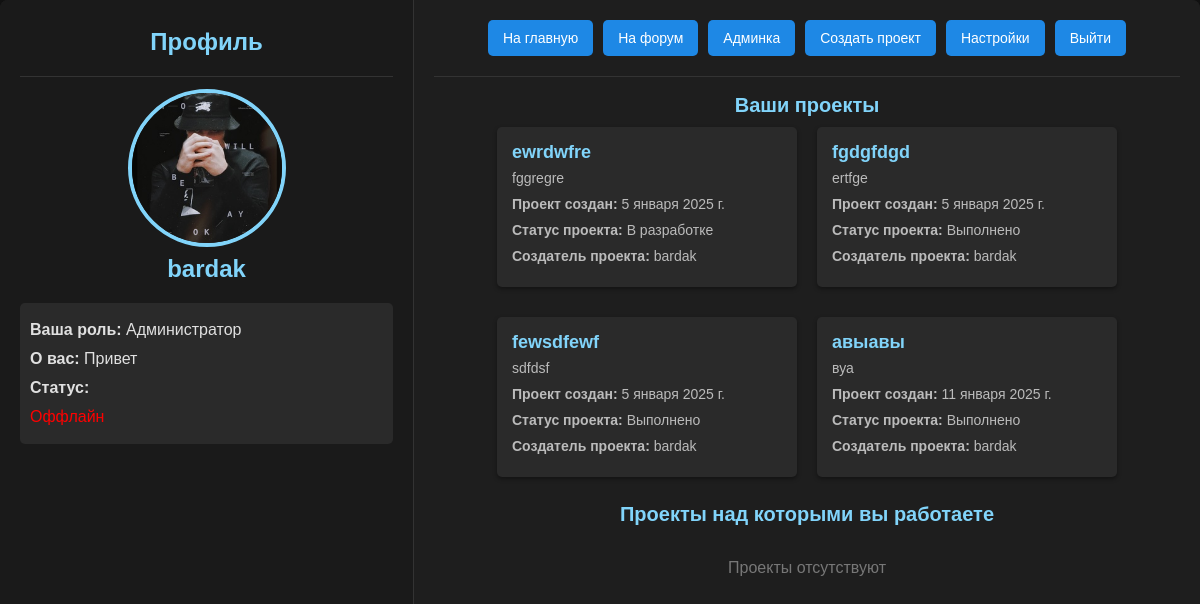
The app's page /profile/ (signed in), older data.
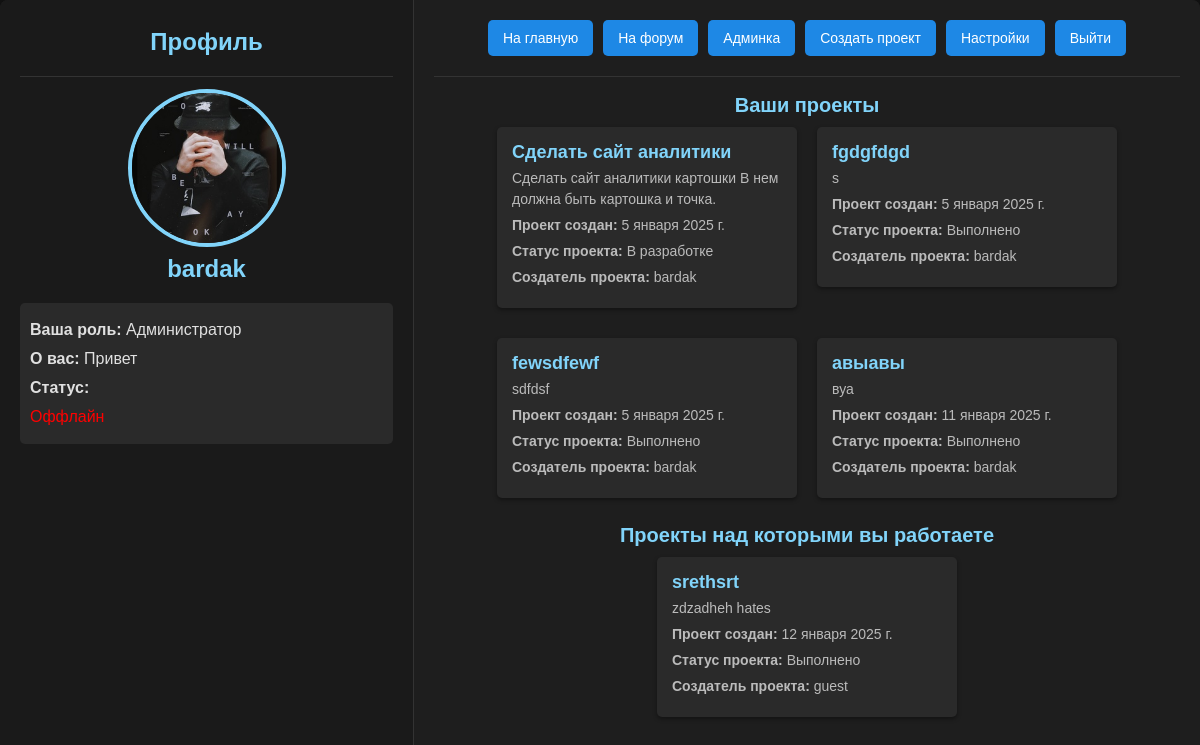
The same page, newer data.
### scp/models.py (models this page shows, shortened)
class Profile(models.Model):
    puser = models.OneToOneField(User, on_delete=models.CASCADE, related_name='profile', unique=True)
    bio = models.TextField(blank=True, null=True)
    avatar = models.ImageField(upload_to='./profile_avatars/', blank=True, null=True)
    role = models.CharField(max_length=50, blank=True, choices=Role.ROLE_CHOICES, default='Исполнитель')
    account = models.BooleanField(default=False)  # Это поле отвечает за статус пользователя
    status = models.CharField(max_length=50, choices=Status.BLACKLIST_CHOICES, default='Не заблокирован')

class Project(models.Model):
    title = models.CharField(max_length=100, verbose_name='Название проекта')
    description = models.TextField(verbose_name='Описание проекта')
    code = models.TextField(blank=True, null=True)
    language = models.CharField(max_length=50, choices=Language.LANGUAGE_CHOICES, verbose_name='Язык программирования',default='Не указан')
    status = models.CharField(max_length=50,choices=Status.STATUS_CHOICES, verbose_name="Статус",default='Ожидает')
    owner = models.ForeignKey(User, on_delete=models.CASCADE,related_name='p_owner')
    participants = models.ManyToManyField(User, blank=True, related_name='p_participants')
    created_at = models.DateField(auto_now_add=True)
    files = models.FileField(upload_to='user_file/', blank=True, null=True)

### scp/views.py (the view)
# urls.py: path('profile/', views.profile, name='profile'), # Профиль
@login_required
def profile(request):
    profiles = get_object_or_404(Profile, puser = request.user)
    projects = Project.objects.filter(owner = request.user)
    memberprojects = Project.objects.filter(participants = request.user)
    return render(request, 'scp/profile.html', {'profile':profiles, 'projects':projects, "memberprojects":memberprojects})

### scp/templates/scp/profile.html (shortened to what this page needs)
{% load static %}
<!DOCTYPE html>
<html lang="ru">
<head>
    <link href="{% static 'scp/css/profile.css' %}" rel="stylesheet"/>
</head>
<body>
    <div class="container">
        <div class="left-container">
            <h1>Профиль</h1>
            <hr>
            {% if user.profile.avatar %}
                <div class="avatar-container">
                    <img src="{{ profile.avatar.url }}" alt="Profile Image" class="avatar"/>
                </div>
            {% else %}
                <p class="no-avatar">Нет загруженной аватарки.</p>
            {% endif %}
            <h1>{{ profile.puser }}</h1>
                <div class="profile-info">
                    <p><strong>Ваша роль:</strong> {{ profile.role }}</p>
                {% if profile.bio %}
                    <p><strong>О вас:</strong> {{ profile.bio }}</p>
                {% else %}
                    <p><strong>О вас:</strong> Данные не указаны</p>
                {% endif %}
                <p id="status"><strong>Статус:</strong></p>
                    {% if profile.account %}
                        <p style="color: green;">Онлайн</p>
                    {% else %}
                        <p style="color: red;"> Оффлайн</p>
                    {% endif %}
            </div>
        </div>
        <div class="right-container">
            <div class="button-form">
                <form method="post" action="{% url 'home' %}">
                    <button type="submit">На главную</button>
                </form>
                <form method="post" action="{% url 'forum' %}">
                    <button type="submit">На форум</button>
                </form>
                {% if profile.role == "Администратор" %}
                    <form method="post" action="{% url 'profiles'%}">
                        <button type="submit">Aдминка</button>
                    </form>
                {% else %}
                    <form method="post" action="{% url 'profiles' %}">
                        {% csrf_token %}
                        <button type="submit">Участники</button>
                    </form>
                {% endif %}
                <form method="post" action="{% url 'add_project' %}">
                    <button type="submit">Создать проект</button>
                </form>
                <form method="get" action="{% url 'profile_settings' %}">
                    <button type="submit">Настройки</button>
                </form>
                <form method="post" action="{% url 'logout_view' %}">
                    <button type="submit">Выйти</button>
                </form>
            </div>
            <hr>
            <div class="title-project">
                <h2>Ваши проекты</h2>
            </div>
            <div class="projects-container">
                {% for project in projects %}
                    <form method="post" action="{% url 'info_project' project.id %}">
                        <button type="submit" class="project-btn">
                            <h3>{{ project.title }}</h3>
                            <p>{{ project.description }}</p>
                            <p><strong>Проект создан:</strong> {{ project.created_at }}</p>
                            <p><strong>Статус проекта:</strong> {{ project.status }}</p>
                            <p><strong>Создатель проекта:</strong> {{ project.owner }}</p>
                        </button>
                    </form>
                {% empty %}
                    <p class="empty">Проекты отсутствуют</p>
                {% endfor %}
            </div>
            <div class="title-project">
                <h2>Проекты над которыми вы работаете</h2>
            </div>
            <div class="projects-container">
                {% for memberproject in memberprojects %}
                    <form method="post" action="{% url 'info_project' memberproject.id %}">
                        <button type="submit" class="project-btn">
                            <h3>{{ memberproject.title }}</h3>
                            <p>{{ memberproject.description }}</p>
                            <p><strong>Проект создан:</strong> {{ memberproject.created_at }}</p>
                            <p><strong>Статус проекта:</strong> {{ memberproject.status }}</p>
                            <p><strong>Создатель проекта:</strong> {{ memberproject.owner }}</p>
                        </button>
                    </form>
                {% empty %}
                    <p class="empty">Проекты отсутствуют</p>
                {% endfor %}
            </div>
        </div>
    </div>
</body>
</html>

### scp/static/scp/css/profile.css (style rules this page uses)
body { margin: 0; font-family: Arial, sans-serif; background-color: #121212; color: #e0e0e0; display: flex; flex-direction: column; height: 100vh; padding: 0; overflow-x: hidden; }
.container { display: flex; flex: 1; width: 100%; background: #1e1e1e; box-shadow: 0 4px 8px rgba(0, 0, 0, 0.4); border-radius: 8px; overflow: hidden; margin: 0 auto; box-sizing: border-box; }
.left-container { flex: 1; padding: 20px; background: #1a1a1a; border-right: 1px solid #333; overflow-y: auto; }
.right-container { flex: 2; padding: 20px; background: #1e1e1e; overflow-y: auto; }
h1 { font-size: 24px; margin-top: 8px; margin-bottom: 20px; color: #81d4fa; text-align: center; }
h2 { text-align: center; font-size: 20px; color: #81d4fa; margin-bottom: 10px; }
p { margin: 8px 0; line-height: 1.5; color: #e0e0e0; }
.avatar-container { width: 150px; height: 150px; border-radius: 50%; overflow: hidden; border: 4px solid #81d4fa; display: flex; justify-content: center; align-items: center; margin: 0 auto; }
.avatar { width: 100%; height: 100%; object-fit: cover; }
.profile-info { margin-top: 20px; background: #2a2a2a; padding: 10px; border-radius: 5px; }
.profile-info p { margin: 5px 0; color: #e0e0e0; }
.button-form { display: flex; flex-wrap: wrap; gap: 10px; justify-self: center; margin-bottom: 20px; }
.button-form button { flex: 1; padding: 10px 15px; border: none; border-radius: 5px; background-color: #1e88e5; color: white; cursor: pointer; font-size: 14px; transition: background 0.3s; }
hr { margin: 12px 0; border: none; border-top: 1px solid #333; }
.projects-container { display: flex; flex-wrap: wrap; gap: 20px; justify-content: center; }
.project-btn { width: 300px; text-align: left; background: #2a2a2a; padding: 15px; border: none; border-radius: 5px; box-shadow: 0 2px 4px rgba(0, 0, 0, 0.4); transition: background 0.3s; color: #e0e0e0; cursor: pointer; margin-bottom: 10px; }
.project-btn h3 { margin: 0; font-size: 18px; color: #81d4fa; }
.project-btn p { margin: 5px 0; font-size: 14px; color: #bbbbbb; }

Row changes from the older to the newer data that the page shows:
changed Project "В разработке": title "ewrdwfre" → "Сделать сайт аналитики"; description "fggregre" → "Сделать сайт аналитики картошки В нем должна быть картошка и точка."
changed Project "fgdgfdgd": description "ertfge" → "s"
now on this page (row unchanged): Project: title "srethsrt", description "zdzadheh hates", created_at "12 января 2025 г.", status "Выполнено", owner "guest", shown under "Проекты над которыми вы работаете"
Text that changed along with them:
text no longer shown: "Проекты отсутствуют"
